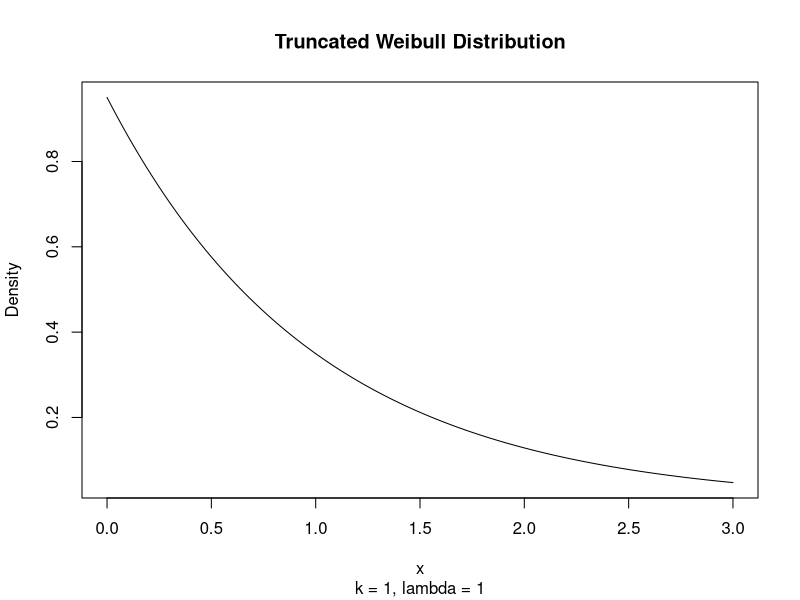
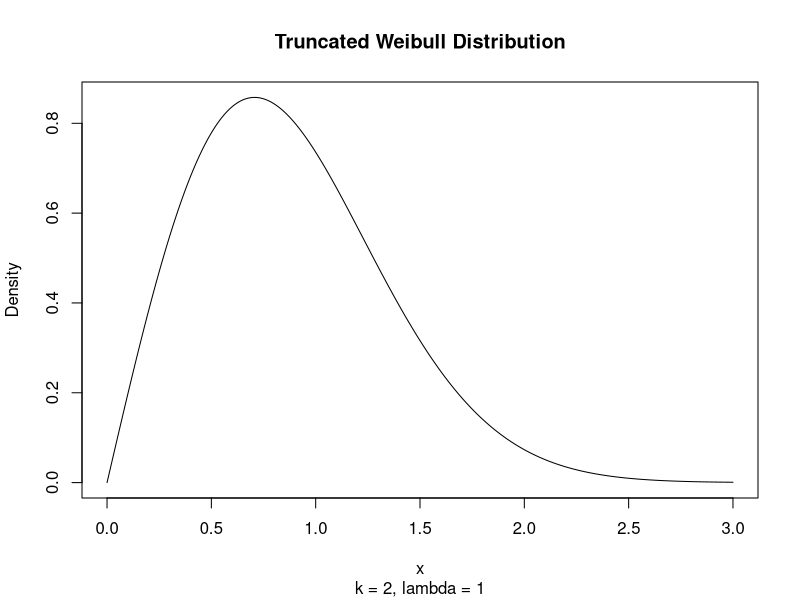
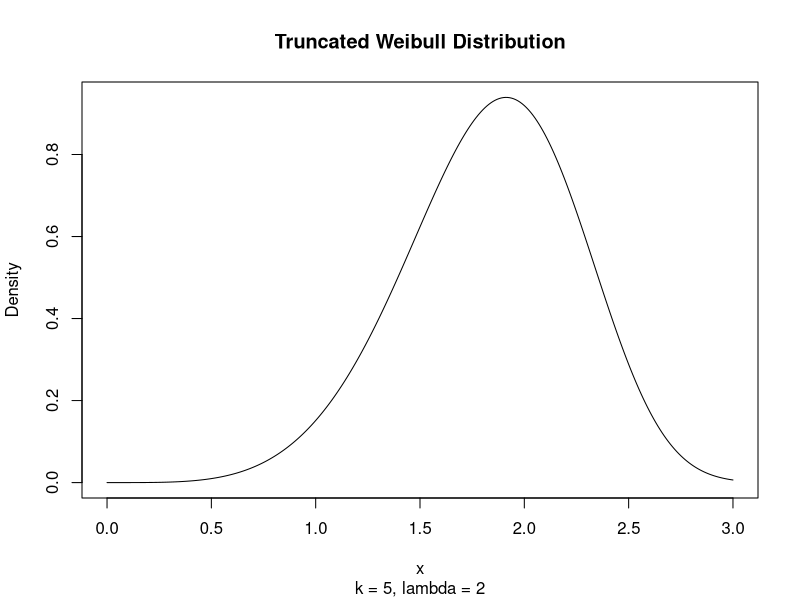
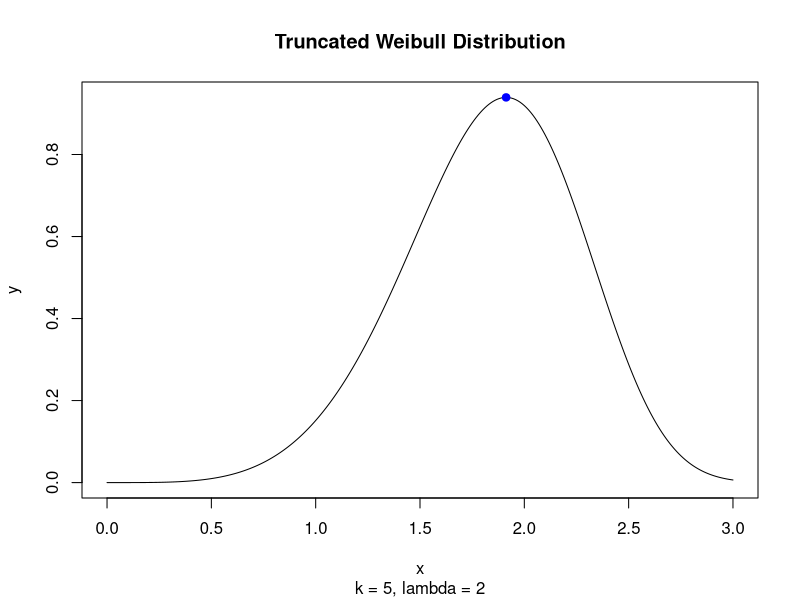
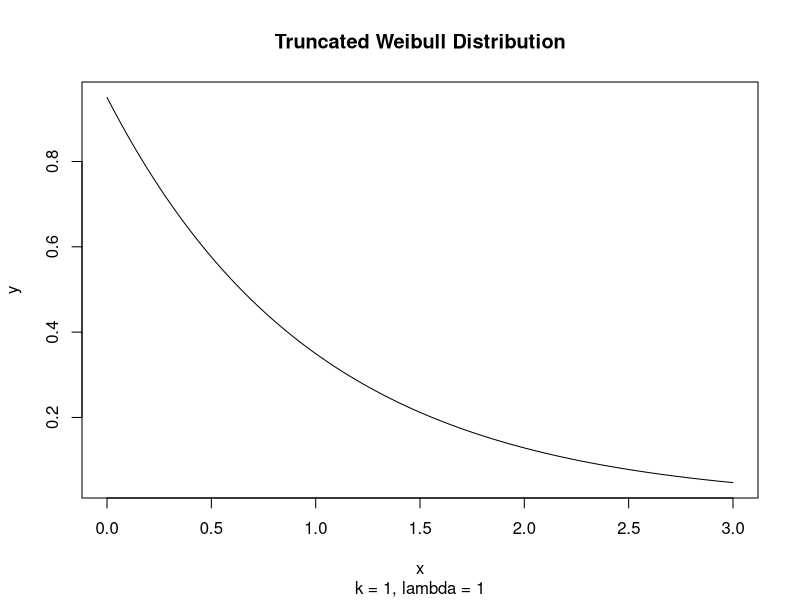
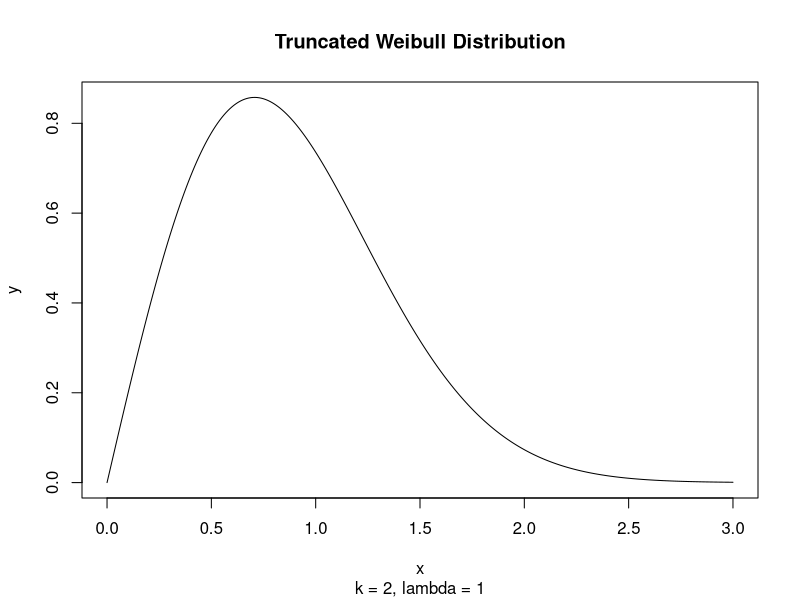
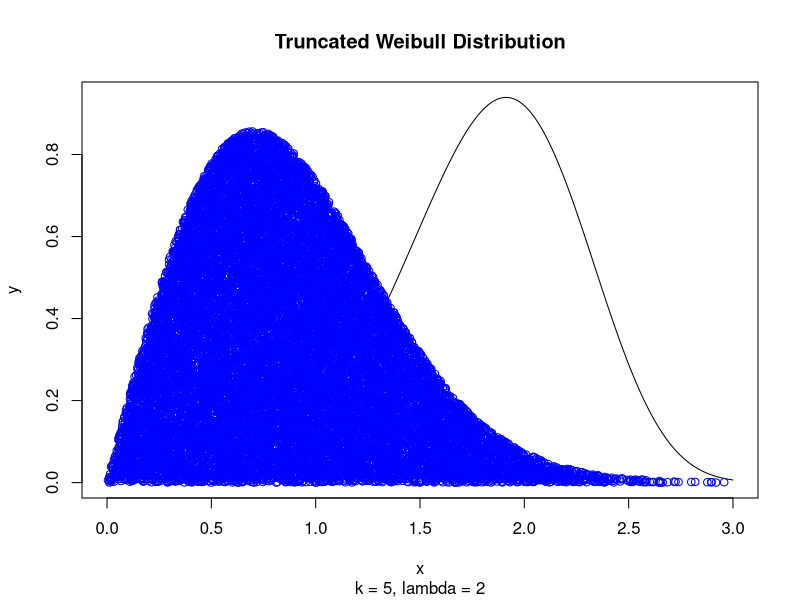
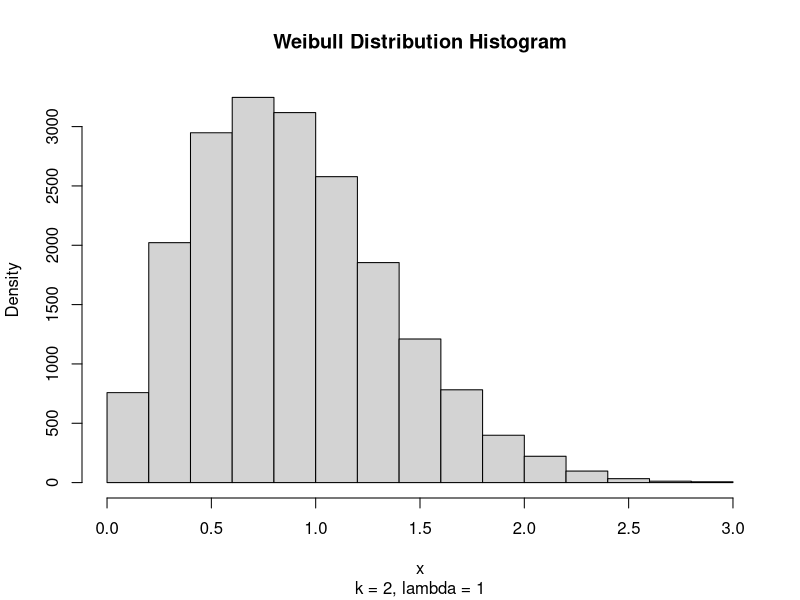

Generate these figures, in order, with R:
# 1) b)

truncatedweibullpdf <- function(x, k, lambda){
  # Checks if k, lambda is over 0
  if (k <= 0 | lambda <= 0){
    return("Invalid Inputs")
  }
  # Set A value
  A <- 1 - exp(-(3/lambda)^k)
  # Find and return value of x
  xVal <- A * (k/lambda) * ((x/lambda)^(k-1)) * exp(-(x/lambda)^k)
  return(xVal)
}


# 1) c)
x <- seq(0,3,0.01)
xi <- truncatedweibullpdf(x, 1, 1)
xii <- truncatedweibullpdf(x, 2, 1)
xiii <- truncatedweibullpdf(x, 5, 2)

plot(x, xi, type = 'l', main = 'Truncated Weibull Distribution', sub = 'k = 1, lambda = 1', ylab = 'Density', xlab = 'x')
plot(x, xii, type = 'l', main = 'Truncated Weibull Distribution', sub = 'k = 2, lambda = 1', ylab = 'Density', xlab = 'x')
plot(x, xiii, type = 'l', main = 'Truncated Weibull Distribution', sub = 'k = 5, lambda = 2', ylab = 'Density', xlab = 'x')


# 1) e)
uniform2d <- function(n, Mx, My){  
  # Generates a uniform sample over 0 to the Max x and y
  x <- runif(n, 0, Mx)
  y <- runif(n, 0, My)
  # Puts x and y into a 2 x n matrix and returns it
  coords <- matrix(c(x,y), nrow = 2, ncol = n, byrow = TRUE)
  return(coords)
}


# 1) f)
optMax <-optimize(truncatedweibullpdf, c(0, 3), k = 5, lambda = 2, maximum = TRUE, tol = 1e-6)
plot(x, xiii, type = 'l', main = 'Truncated Weibull Distribution', sub = 'k = 5, lambda = 2', ylab = 'y', xlab = 'x')
points(optMax$maximum, optMax$objective, pch = 19, col = "blue")


# 1) g)
reject <- function(uniMat){
  # Initialises a temporary vector and variable
  matTemp <- c()
  retDim <- 0
  # Goes through the number of coordinates
  for(i in 1:dim(uniMat)[2]){
    xCoord <- uniMat[1, i]
    yCoord <- uniMat[2, i]
    # Calculates the x value for index i
    fx <- truncatedweibullpdf(xCoord, 2, 1)
    # If its below the graph, add it to temporary vector
    if(yCoord < fx){
      matTemp <- append(matTemp, c(xCoord, yCoord))
      retDim <- retDim + 1
    }
  }
  # Using the number of coordinates (retDim), and matTemp vector
  # we create a 2 x n matrix that we return
  retMat <- matrix(matTemp, nrow = 2, ncol = retDim)
  return(retMat)
}

optMax <-optimize(truncatedweibullpdf, c(0, 3), k = 2, lambda = 1, maximum = TRUE, tol = 1e-6)

sample <- uniform2d(50000, 3, optMax$objective)

newsample <- reject(sample)
dim(newsample)[2]

plot(x, xi, type = 'l', main = 'Truncated Weibull Distribution', sub = 'k = 1, lambda = 1', ylab = 'y', xlab = 'x')
plot(x, xii, type = 'l', main = 'Truncated Weibull Distribution', sub = 'k = 2, lambda = 1', ylab = 'y', xlab = 'x')
plot(x, xiii, type = 'l', main = 'Truncated Weibull Distribution', sub = 'k = 5, lambda = 2', ylab = 'y', xlab = 'x')

points(newsample[1,1:dim(newsample)[2]], newsample[2,1:dim(newsample)[2]], col = "blue")


hist(newsample[1,1:dim(newsample)[2]], main = 'Weibull Distribution Histogram', sub = 'k = 2, lambda = 1', ylab = 'Density', xlab = 'x')



